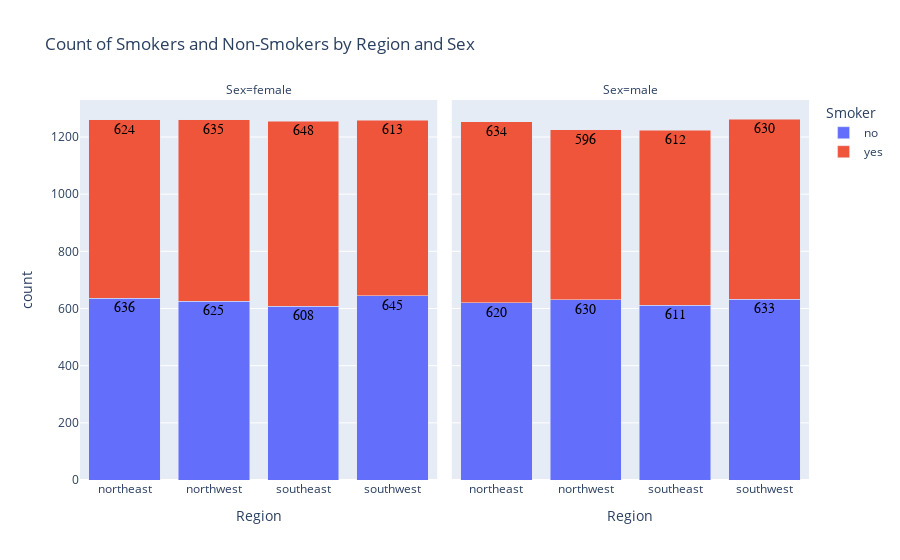

The cell this chart's notebook holds for it:
### Code cell
fig = px.bar(d6, x="Region", y="count", color="Smoker", barmode='stack', facet_col="Sex",
             title="Count of Smokers and Non-Smokers by Region and Sex")
fig.update_traces(texttemplate='%{y}', textposition="inside", textfont=dict(size=14, color="black", family="Arial"))

fig.show()

### Figure 1 — Plotly figure (JSON) as saved in the notebook; plotly's stock layout.template omitted (floating-point values rounded to 4 significant figures)
{"data": [{"alignmentgroup": "True", "hovertemplate": "Smoker=no<br>Sex=female<br>Region=%{x}<br>count=%{y}<extra></extra>", "legendgroup": "no", "marker": {"color": "#636efa", "pattern": {"shape": ""}}, "name": "no", "offsetgroup": "no", "orientation": "v", "showlegend": true, "textfont": {"color": "black", "family": "Arial", "size": 14}, "textposition": "inside", "texttemplate": "%{y}", "type": "bar", "x": ["northeast", "northwest", "southeast", "southwest"], "xaxis": "x", "y": [636, 625, 608, 645], "yaxis": "y"}, {"alignmentgroup": "True", "hovertemplate": "Smoker=no<br>Sex=male<br>Region=%{x}<br>count=%{y}<extra></extra>", "legendgroup": "no", "marker": {"color": "#636efa", "pattern": {"shape": ""}}, "name": "no", "offsetgroup": "no", "orientation": "v", "showlegend": false, "textfont": {"color": "black", "family": "Arial", "size": 14}, "textposition": "inside", "texttemplate": "%{y}", "type": "bar", "x": ["northeast", "northwest", "southeast", "southwest"], "xaxis": "x2", "y": [620, 630, 611, 633], "yaxis": "y2"}, {"alignmentgroup": "True", "hovertemplate": "Smoker=yes<br>Sex=female<br>Region=%{x}<br>count=%{y}<extra></extra>", "legendgroup": "yes", "marker": {"color": "#EF553B", "pattern": {"shape": ""}}, "name": "yes", "offsetgroup": "yes", "orientation": "v", "showlegend": true, "textfont": {"color": "black", "family": "Arial", "size": 14}, "textposition": "inside", "texttemplate": "%{y}", "type": "bar", "x": ["northeast", "northwest", "southeast", "southwest"], "xaxis": "x", "y": [624, 635, 648, 613], "yaxis": "y"}, {"alignmentgroup": "True", "hovertemplate": "Smoker=yes<br>Sex=male<br>Region=%{x}<br>count=%{y}<extra></extra>", "legendgroup": "yes", "marker": {"color": "#EF553B", "pattern": {"shape": ""}}, "name": "yes", "offsetgroup": "yes", "orientation": "v", "showlegend": false, "textfont": {"color": "black", "family": "Arial", "size": 14}, "textposition": "inside", "texttemplate": "%{y}", "type": "bar", "x": ["northeast", "northwest", "southeast", "southwest"], "xaxis": "x2", "y": [634, 596, 612, 630], "yaxis": "y2"}], "layout": {"annotations": [{"font": {}, "showarrow": false, "text": "Sex=female", "x": 0.245, "xanchor": "center", "xref": "paper", "y": 1, "yanchor": "bottom", "yref": "paper"}, {"font": {}, "showarrow": false, "text": "Sex=male", "x": 0.755, "xanchor": "center", "xref": "paper", "y": 1, "yanchor": "bottom", "yref": "paper"}], "barmode": "stack", "legend": {"title": {"text": "Smoker"}, "tracegroupgap": 0}, "title": {"text": "Count of Smokers and Non-Smokers by Region and Sex"}, "xaxis": {"anchor": "y", "domain": [0, 0.49], "title": {"text": "Region"}}, "xaxis2": {"anchor": "y2", "domain": [0.51, 1], "matches": "x", "title": {"text": "Region"}}, "yaxis": {"anchor": "x", "domain": [0, 1], "title": {"text": "count"}}, "yaxis2": {"anchor": "x2", "domain": [0, 1], "matches": "y", "showticklabels": false}}}
